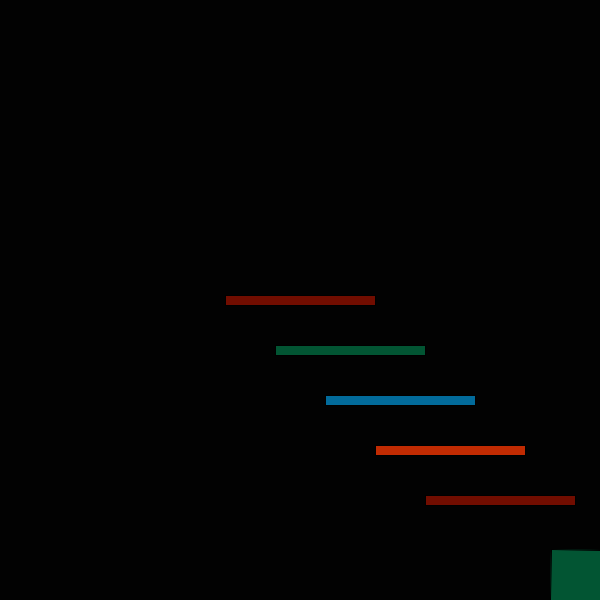
Frame 1 (no input)
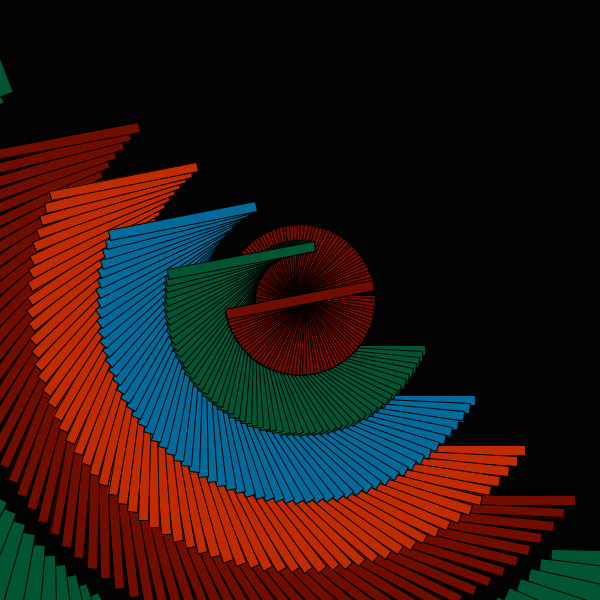
Frame 60 (the mouse pressed at the canvas centre just before this capture)
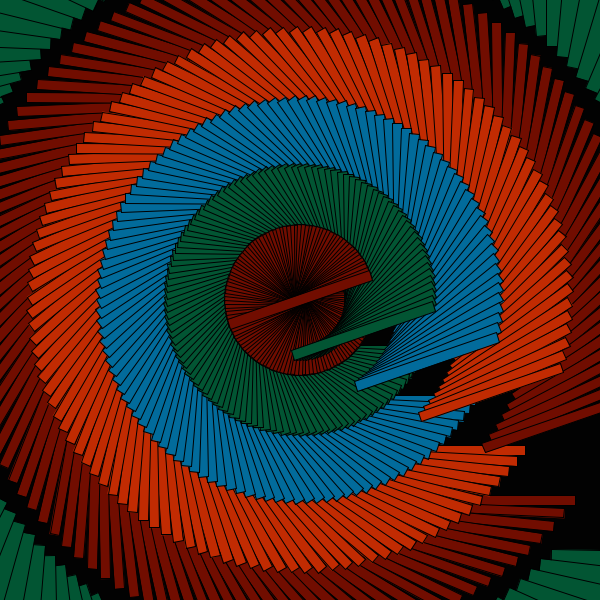
Frame 120 (the mouse held since frame 60 and released just before this capture)

The Processing sketch that drew these frames (run headless with seeded random() and noise(); from frame 60 on, the mouse is pressed at the canvas centre):

// Processing sketch: processing_170145
// ── processing_170145.pde

float r = 0;

void setup() {
  size(600,600);
  background(2);
  rectMode(CENTER);
}

void draw() {

  fill(113,13,0);
  translate(width/2,height/2);
  rotate(r);
  rect(0,0,150,10);
  fill(2,85,51);
  rect(50,50,150,10);
  fill(2,107,155);
  rect(100,100,150,10);
   fill(193,43,2);
  rect(150,150,150,10);
   fill(113,13,0);
  rect(200,200,150,10);
  r = r+.02;
  
//Outer Tier
  fill(2,85,51);
  translate(width/2, height/2);
  rotate(r);
  rect(0,0,100,100);
  r = r+.03;

}
  
